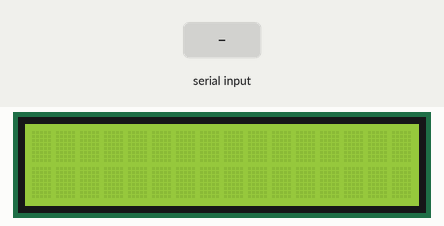
This sketch was run on a simulated Arduino Uno, built with avr-gcc and run on an emulated ATmega328P. Shown: 16×2 character LCD. Inputs (shaded band) come from the test bench.

Above: at 1.2 s.
1.3 s: "1" received over the second serial link
At 2.76 s:
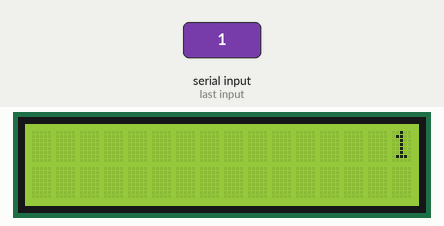
At 7.7 s:
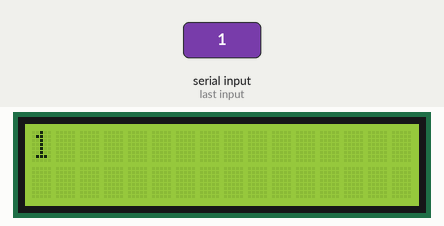
Timing chart, 0 to 9.2 s (numbered marks = the images above; inputs shaded):
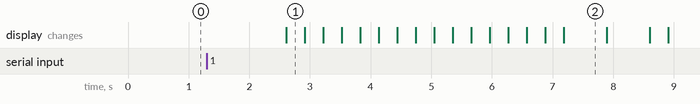

Measured:
- after the input at 1.3 s, the display: changes after 1.3 s (image 1)
- what the display in image 2 shows lasts 0.7 s, from 7.2 s to 7.9 s

The sketch:

MENSAJE_HC05_BLU.ino
```cpp
#include <Wire.h>
#include <LiquidCrystal_I2C.h>
#include <SoftwareSerial.h>

// Definir comunicación Bluetooth en pines 10 (RX) y 11 (TX)
SoftwareSerial BT(10, 11);

LiquidCrystal_I2C lcd(0x27, 16, 2);

String mensaje = "";  // Variable para almacenar mensaje recibido

void setup() {
    BT.begin(9600);  // Iniciar Bluetooth a 9600 baudios
    lcd.init();
    lcd.backlight();
    lcd.clear();  // Asegurar pantalla en blanco
}

void loop() {
    // Verificar si hay datos recibidos por Bluetooth
    if (BT.available()) {
        mensaje = BT.readString();  // Capturar el mensaje enviado por el dispositivo
        mensaje.trim();  // Limpiar espacios innecesarios
    }

    // Si hay un mensaje recibido, desplazarlo en la pantalla
    if (mensaje.length() > 0) {
        // Aparecer progresivamente desde la derecha
        for (int posicion = 16; posicion >= 0; posicion--) {
            lcd.clear();
            lcd.setCursor(posicion, 0);
            lcd.print(mensaje.substring(0, min(16, mensaje.length()))); // Muestra parte del mensaje visible
            delay(300);
        }

        // Desplazamiento continuo de derecha a izquierda
        for (int i = 0; i <= mensaje.length(); i++) {
            lcd.clear();
            lcd.setCursor(0, 0);
            lcd.print(mensaje.substring(i, i + 16)); // Mueve el texto en la pantalla
            delay(400);
        }
    }
}
```
